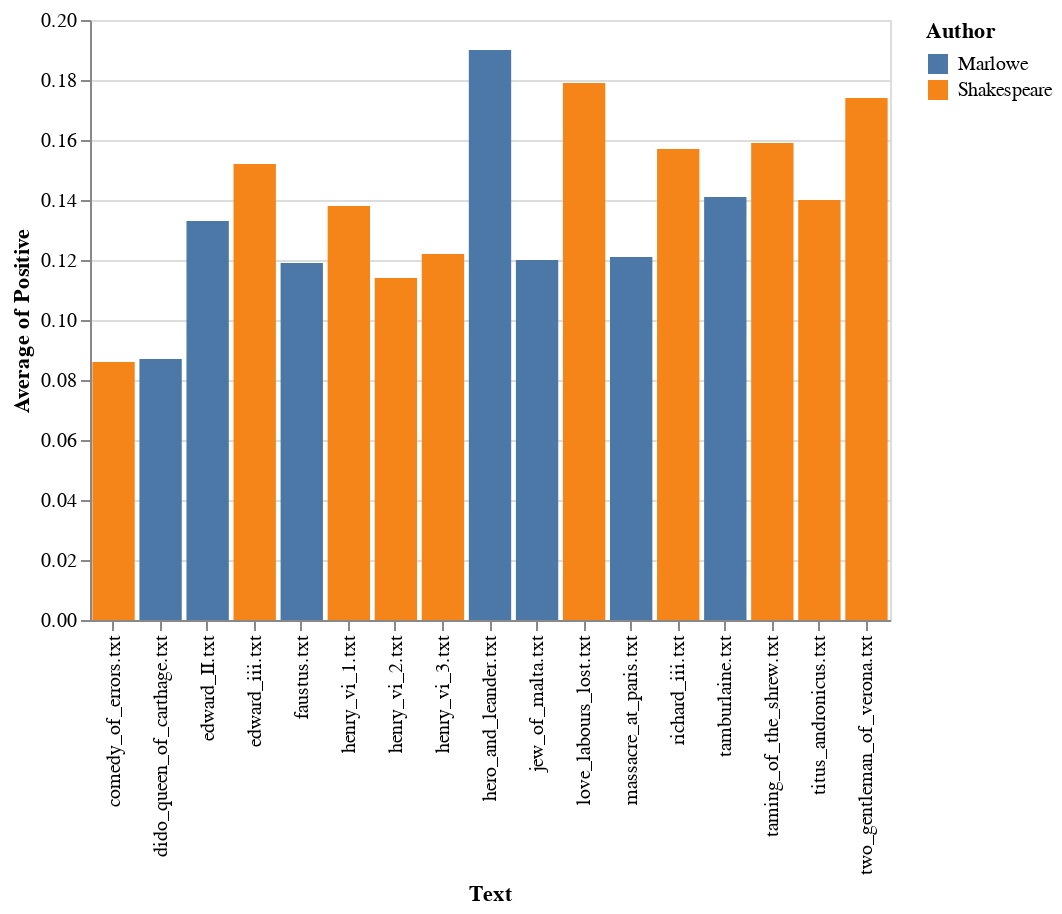

The notebook cell saved with this chart:
### Code cell
alt.Chart(df).mark_bar().encode(x='Text',y='average(Positive)', color="Author")

### Figure 1 — Vega-Lite specification as saved in the notebook (floating-point values rounded to 4 significant figures)
{"$schema": "https://vega.github.io/schema/vega-lite/v2.6.0.json", "config": {"view": {"height": 300, "width": 400}}, "data": {"name": "data-033e35f39209e7bd9450bf4e917ef80e"}, "datasets": {"data-033e35f39209e7bd9450bf4e917ef80e": [{"Author": "Marlowe", "Negative": 0.09, "Neutral": 0.79, "Positive": 0.12, "Text": "jew_of_malta.txt"}, {"Author": "Marlowe", "Negative": 0.08, "Neutral": 0.798, "Positive": 0.121, "Text": "massacre_at_paris.txt"}, {"Author": "Marlowe", "Negative": 0.091, "Neutral": 0.768, "Positive": 0.141, "Text": "tamburlaine.txt"}, {"Author": "Marlowe", "Negative": 0.089, "Neutral": 0.792, "Positive": 0.119, "Text": "faustus.txt"}, {"Author": "Marlowe", "Negative": 0.062, "Neutral": 0.851, "Positive": 0.087, "Text": "dido_queen_of_carthage.txt"}, {"Author": "Marlowe", "Negative": 0.112, "Neutral": 0.755, "Positive": 0.133, "Text": "edward_II.txt"}, {"Author": "Marlowe", "Negative": 0.1, "Neutral": 0.71, "Positive": 0.19, "Text": "hero_and_leander.txt"}, {"Author": "Shakespeare", "Negative": 0.084, "Neutral": 0.794, "Positive": 0.122, "Text": "henry_vi_3.txt"}, {"Author": "Shakespeare", "Negative": 0.093, "Neutral": 0.729, "Positive": 0.179, "Text": "love_labours_lost.txt"}, {"Author": "Shakespeare", "Negative": 0.089, "Neutral": 0.797, "Positive": 0.114, "Text": "henry_vi_2.txt"}, {"Author": "Shakespeare", "Negative": 0.132, "Neutral": 0.731, "Positive": 0.138, "Text": "henry_vi_1.txt"}, {"Author": "Shakespeare", "Negative": 0.147, "Neutral": 0.695, "Positive": 0.157, "Text": "richard_iii.txt"}, {"Author": "Shakespeare", "Negative": 0.073, "Neutral": 0.767, "Positive": 0.159, "Text": "taming_of_the_shrew.txt"}, {"Author": "Shakespeare", "Negative": 0.093, "Neutral": 0.733, "Positive": 0.174, "Text": "two_gentleman_of_verona.txt"}, {"Author": "Shakespeare", "Negative": 0.085, "Neutral": 0.829, "Positive": 0.086, "Text": "comedy_of_errors.txt"}, {"Author": "Shakespeare", "Negative": 0.126, "Neutral": 0.721, "Positive": 0.152, "Text": "edward_iii.txt"}, {"Author": "Shakespeare", "Negative": 0.137, "Neutral": 0.723, "Positive": 0.14, "Text": "titus_andronicus.txt"}]}, "encoding": {"color": {"field": "Author", "type": "nominal"}, "x": {"field": "Text", "type": "nominal"}, "y": {"aggregate": "average", "field": "Positive", "type": "quantitative"}}, "mark": "bar"}
